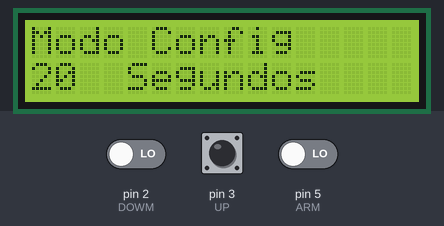
This sketch was run on a simulated Arduino Uno, built with avr-gcc and run on an emulated ATmega328P. On the bench: 16×2 character LCD. Inputs (shaded band) come from the test bench; at power-on: pin 5 (ARM) LOW, pin 2 (DOWM) LOW, pin 3 (UP) LOW.

Above: at 1.2 s.
1.3 s: pin 5 (ARM) driven HIGH
At 2.1 s:
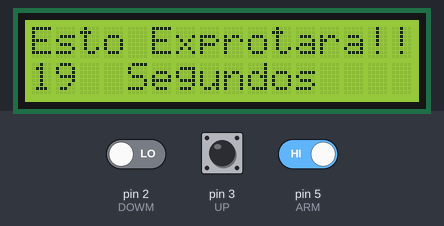
At 20.4 s:
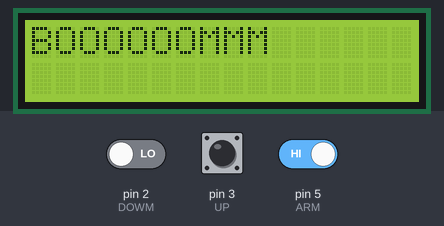
Timing chart, 0 to 21.3 s (numbered marks = the images above; inputs shaded):
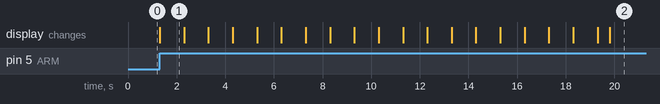

Measured:
- after the input at 1.3 s, the display: changes at once (image 1)

The sketch:

evaluacion_bomba_1.ino
```cpp
#include <LiquidCrystal.h>

const int rs = 4, en = 6, d4 = 10, d5 = 9, d6 = 8, d7 = 7;
const int UP = 3, DOWM = 2, ARM = 5, LED = 12;

boolean eARM=false,eUP=false,eDOWM=false,eLED=false;
boolean rARM,rUP,rDOWM;

boolean armada=false;

long t,t_tarea2=0,t_tarea1=0;

int conteo=20;

const String vpUP="UP ",vpDOWM="DOWM ", vpARM="ARM ";
String PASSWORD = "DOWM UP DOWM DOWM UP ARM ",sPASSWORD="";

LiquidCrystal lcd(rs, en, d4, d5, d6, d7);

void setup()
{
  // INICIALIZO LCD 16X2
  lcd.begin(16,2);

  // INCIANDO MODO CONFIGURACION
  ModoConfig();

  //DECLARO LOS BOTONES UP, DOWM Y ARM
  pinMode(UP,INPUT);
  pinMode(DOWM,INPUT);
  pinMode(ARM,INPUT);

}

void ModoConfig()
{
  lcd.clear();
  lcd.setCursor(0,0);
  lcd.print("Modo Config");
  lcd.setCursor(0,1);
  lcd.print(conteo);
  lcd.setCursor(4,1);
  lcd.print("Segundos");
}

void CuantaRegre()
{
  lcd.clear();
  lcd.setCursor(0,0);
  lcd.print("Esto Exprotara!!");
  lcd.setCursor(0,1);
  lcd.print(conteo);
  lcd.setCursor(4,1);
  lcd.print("Segundos");
}

void notificacion1()
{
  lcd.clear();
  lcd.setCursor(0,0);
  lcd.print("Bomba Desarmada");
  lcd.setCursor(0,1);
  lcd.print(conteo);
  lcd.setCursor(4,1);
  lcd.print("Segundos");
}

void notificacion2()
{
  lcd.clear();
  lcd.setCursor(0,0);
  lcd.print("BOOOOOOMMM");
}

void Tarea1()
{
  t=micros();
  if(conteo>1)
  {
    if((t-t_tarea1)>(1000000))// 1000000uS = 1S = 1000mS
    {
      t_tarea1=t;
      conteo=conteo-1;
      CuantaRegre();
    }
  }
  else
  {
    if(conteo!=0)
    {
      conteo=conteo-1;
      CuantaRegre();
      delay(500);
      notificacion2();
    }
  }
}

void Tarea2()
{
  t=micros();
  if((t-t_tarea2)>(500000))// 500000uS = 500mS
  {
    t_tarea2=t;
    digitalWrite(LED,eLED);
    eLED=!(eLED);
  }
}

void BotonUP()
{
  eUP=digitalRead(UP);// 0 // 1 // 1 // 0
  if(rUP!=eUP)// 0 != 0 // 0 != 1 // 1 != 1 // 0 != 1
  {
    if(eUP)//   // 1 //  //  //
    {
      //ejecucion
      if(10<=conteo && conteo<60 && !(armada)) // 10<=conteo<=60
      {
        conteo=conteo+1; // 20 // 21 //  //
        ModoConfig();
      }
      if(armada)
      {
        sPASSWORD=sPASSWORD+vpUP;// concatenar
      }
    }
  }
  rUP=eUP;// 0 // 1 // 1 // 0
}

void BotonDOWM()
{
  eDOWM=digitalRead(DOWM);
  if(rDOWM!=eDOWM)
  {
    if(eDOWM)
    {
      //ejecucion
      if(10<conteo && conteo<=60 && !(armada)) // 10<=conteo<=60
      {
        conteo=conteo-1; // 20 // 21 //  //
        ModoConfig();
      }
      if(armada)
      {
        sPASSWORD=sPASSWORD+vpDOWM;// concatenar
      }

    }
  }
  rDOWM=eDOWM;
}

boolean password(String pass, String Spass)
{
  if(PASSWORD==sPASSWORD)
  {
    return true;
  }
  else
  {
    return false;
  }
}

void BotonARM()
{
  eARM=digitalRead(ARM);
  if(rARM!=eARM)
  {
    if(eARM)
    {
      //ejecucion
      armada=true;
      if(armada)
      {
        sPASSWORD=sPASSWORD+vpARM;// concatenar
        if(password(PASSWORD,sPASSWORD))
        {
          armada=false;
          notificacion1();
          delay(1000);
          conteo=20;
          ModoConfig();
        }
        else
        {
          sPASSWORD="";
        }
      }
    }
  }
  rARM=eARM;
}


void loop()
{
  BotonUP();
  BotonDOWM();
  BotonARM();

  Tarea2();
  if(armada)
  {
    Tarea1();
  }

}
```
